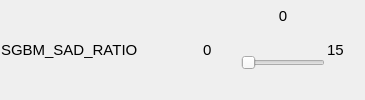
       <widget class="QWidget" name="widget_slider_03" native="true">
        <layout class="QHBoxLayout" name="horizontalLayout_8" stretch="1,3">
         <property name="spacing">
          <number>1</number>
         </property>
         <property name="leftMargin">
          <number>1</number>
         </property>
         <property name="topMargin">
          <number>1</number>
         </property>
         <property name="rightMargin">
          <number>1</number>
         </property>
         <property name="bottomMargin">
          <number>1</number>
         </property>
         <item>
          <widget class="QLabel" name="label_SGBM_SAD_RATIO">
           <property name="minimumSize">
            <size>
             <width>200</width>
             <height>0</height>
            </size>
           </property>
           <property name="font">
            <font>
             <pointsize>11</pointsize>
            </font>
           </property>
           <property name="text">
            <string>SGBM_SAD_RATIO</string>
           </property>
          </widget>
         </item>
         <item>
          <widget class="QWidget" name="widget_4" native="true">
           <property name="font">
            <font>
             <pointsize>1</pointsize>
            </font>
           </property>
           <layout class="QHBoxLayout" name="horizontalLayout_15">
            <property name="spacing">
             <number>1</number>
            </property>
            <property name="leftMargin">
             <number>1</number>
            </property>
            <property name="topMargin">
             <number>1</number>
            </property>
            <property name="rightMargin">
             <number>1</number>
            </property>
            <property name="bottomMargin">
             <number>1</number>
            </property>
            <item>
             <widget class="QLabel" name="label_SGBM_SAD_RATIO_Min">
              <property name="minimumSize">
               <size>
                <width>36</width>
                <height>20</height>
               </size>
              </property>
              <property name="maximumSize">
               <size>
                <width>36</width>
                <height>20</height>
               </size>
              </property>
              <property name="font">
               <font>
                <pointsize>11</pointsize>
               </font>
              </property>
              <property name="text">
               <string>0</string>
              </property>
             </widget>
            </item>
            <item>
             <widget class="QWidget" name="widget_11" native="true">
              <property name="layoutDirection">
               <enum>Qt::LeftToRight</enum>
              </property>
              <layout class="QVBoxLayout" name="verticalLayout_4">
               <property name="spacing">
                <number>1</number>
               </property>
               <property name="leftMargin">
                <number>1</number>
               </property>
               <property name="topMargin">
                <number>1</number>
               </property>
               <property name="rightMargin">
                <number>1</number>
               </property>
               <property name="bottomMargin">
                <number>1</number>
               </property>
               <item>
                <widget class="QWidget" name="widget_12" native="true">
                 <property name="minimumSize">
                  <size>
                   <width>0</width>
                   <height>24</height>
                  </size>
                 </property>
                 <property name="maximumSize">
                  <size>
                   <width>16777215</width>
                   <height>24</height>
                  </size>
                 </property>
                 <layout class="QHBoxLayout" name="horizontalLayout_16">
                  <property name="spacing">
                   <number>1</number>
                  </property>
                  <property name="leftMargin">
                   <number>1</number>
                  </property>
                  <property name="topMargin">
                   <number>1</number>
                  </property>
                  <property name="rightMargin">
                   <number>1</number>
                  </property>
                  <property name="bottomMargin">
                   <number>1</number>
                  </property>
                  <item>
                   <widget class="QLabel" name="label_SGBM_SAD_RATIO_Current">
                    <property name="minimumSize">
                     <size>
                      <width>0</width>
                      <height>24</height>
                     </size>
                    </property>
                    <property name="maximumSize">
                     <size>
                      <width>16777215</width>
                      <height>24</height>
                     </size>
                    </property>
                    <property name="font">
                     <font>
                      <pointsize>11</pointsize>
                     </font>
                    </property>
                    <property name="text">
                     <string>0</string>
                    </property>
                    <property name="alignment">
                     <set>Qt::AlignCenter</set>
                    </property>
                   </widget>
                  </item>
                 </layout>
                </widget>
               </item>
               <item>
                <widget class="QSlider" name="Slider_SGBM_SAD_RATIO">
                 <property name="enabled">
                  <bool>false</bool>
                 </property>
                 <property name="sizePolicy">
                  <sizepolicy hsizetype="Expanding" vsizetype="Preferred">
                   <horstretch>0</horstretch>
                   <verstretch>3</verstretch>
                  </sizepolicy>
                 </property>
                 <property name="minimumSize">
                  <size>
                   <width>0</width>
                   <height>24</height>
                  </size>
                 </property>
                 <property name="pageStep">
                  <number>1</number>
                 </property>
                 <property name="value">
                  <number>0</number>
                 </property>
                 <property name="orientation">
                  <enum>Qt::Horizontal</enum>
                 </property>
                </widget>
               </item>
              </layout>
             </widget>
            </item>
            <item>
             <widget class="QLabel" name="label_SGBM_SAD_RATIO_Max">
              <property name="minimumSize">
               <size>
                <width>36</width>
                <height>24</height>
               </size>
              </property>
              <property name="maximumSize">
               <size>
                <width>36</width>
                <height>24</height>
               </size>
              </property>
              <property name="font">
               <font>
                <pointsize>11</pointsize>
               </font>
              </property>
              <property name="text">
               <string>15</string>
              </property>
             </widget>
            </item>
           </layout>
          </widget>
         </item>
        </layout>
       </widget>
